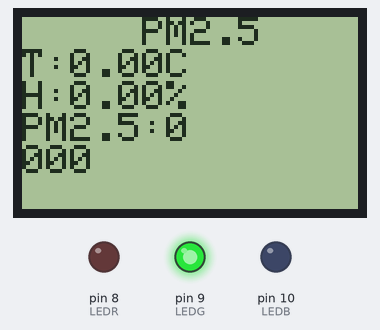
The sketch below on a simulated Arduino Uno, built with avr-gcc and run on an emulated ATmega328P. Parts: 84×48 one-colour display, output pins drawn as LEDs (lit = HIGH).

Above: at 0.1 s.
Timing chart, 0 to 1.6 s (numbered marks = the images above):
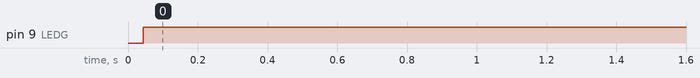

The sketch:

PMS5003GT96ZB.ino
```cpp
#include <PCD8544.h>
#include <SoftwareSerial.h>
#define SOFT_TX 10
#define SOFT_RX 11
// [ PMSx003xx TX ] to [ Arduino PIN 11 ]
SoftwareSerial mySerial(SOFT_RX, SOFT_TX); // RX, TX
SoftwareSerial UART (1,0);
unsigned char gucRxBuf[100];
unsigned int pmcount25;
static PCD8544 lcd;
#define LEDR 8
#define LEDG 9
#define LEDB 10
//------------------------ [Zigbee - 傳送封包Data]------------------------//
//---ZigbeeDataTest: Leftaddress=[0x61.0x33]-Right=address=[0x70.0x35]---//
byte STM32HostID[]     = {0xFE,0x05,0x91,0x90,0x10,0x2D,0x00,0xFF}; //本機[Send-Data]
byte ZigbeeRightTest[] = {0xFE,0x05,0x91,0x90,0x70,0x35,0x00,0xFF}; //本機[Send-Data]
byte ZigbeeSendTest[]  = {0xFE,0x05,0x91,0x20,0x61,0x33,0x05,0xFF}; //本機[LED-TEST]
int ArrayNoise;
void setup() {
  Serial.begin(9600);
   UART.begin(115200);
  mySerial.begin(9600);
  lcd.begin(84, 48);
  pinMode(LEDR, OUTPUT);
  pinMode(LEDG, OUTPUT);
  pinMode(LEDB, OUTPUT);
}
void loop() {
 float any;
  float temp;
  float humi;
  if(mySerial.available()){
    delay(100);
    unsigned char i=0;
    while(mySerial.available()){
      gucRxBuf[i] = mySerial.read();
      i++;
    }
    if (((gucRxBuf[0]==0x42)&&(gucRxBuf[1]==0x4d))&&(i>=12)){
      int chksum=0;
      unsigned char DTL=(gucRxBuf[2]<<8)+gucRxBuf[3];
      for(unsigned char i=0;i<(DTL+2);i++){chksum += gucRxBuf[i];}
      unsigned char csH = (chksum>>8);
      unsigned char csL = (chksum&0xFF);
      if((csH==gucRxBuf[DTL+2])&&(csL==gucRxBuf[DTL+3])){
        Serial.println("========= PMS5003T =========");
        pmcount25=gucRxBuf[22]*256+gucRxBuf[23];
        temp=(float)(gucRxBuf[24]*256+gucRxBuf[25])/10;
        humi=(float)(gucRxBuf[26]*256+gucRxBuf[27])/10;
        Serial.print("PMcount2.5:");
        Serial.println(pmcount25);
        Serial.print("Temperature:");
        Serial.print(temp,1);
        Serial.println(" C");
        Serial.print("Humidity:");
        Serial.print(humi,1);
        Serial.println(" %");
       //any=pmcount25+temp+humi;
      }
    }
  }
  lcd.setCursor(30, 0);
  lcd.print("PM2.5");
  lcd.setCursor(0,1);
  lcd.print("T:");
  lcd.print(temp);
  lcd.print("C");
  lcd.setCursor(0,2);
  lcd.print("H:");
  lcd.print(humi);
  lcd.print("%");
  lcd.setCursor(0,3);
  lcd.print("PM2.5:");
  lcd.print(pmcount25);
  if(pmcount25<10){
    lcd.setCursor(42,3);
    lcd.print("  ");
    }else if(pmcount25<100){
    lcd.setCursor(48,3);
    lcd.print(" ");
    }
  if(pmcount25<=35){
    digitalWrite(LEDR, LOW);
    digitalWrite(LEDG, HIGH);
    digitalWrite(LEDB, LOW);
  }else if(pmcount25>=36&&pmcount25<=53){
    digitalWrite(LEDR, LOW);
    digitalWrite(LEDG, LOW);
    digitalWrite(LEDB, HIGH);
  }else if(pmcount25>=54&&pmcount25<=70){
    digitalWrite(LEDR, HIGH);
    digitalWrite(LEDG, LOW);
    digitalWrite(LEDB, HIGH);
  }else if(pmcount25>=71){
    digitalWrite(LEDR, HIGH);
    digitalWrite(LEDG, LOW);
    digitalWrite(LEDB, LOW);
    }
    lcd.setCursor(0,4);
    lcd.print("0");
    lcd.setCursor(6,4);
    lcd.print("0");
    lcd.setCursor(12,4);
    lcd.print("0");
  STM32HostID[50] = any;
  UART.write(STM32HostID, sizeof(ZigbeeRightTest));
  delay(5000);
  UART.write(ZigbeeSendTest, sizeof(ZigbeeSendTest));
  delay(500);
}
```

Measured:
- by itself, pin 9 (LEDG): LOW → HIGH at 0.04 s
